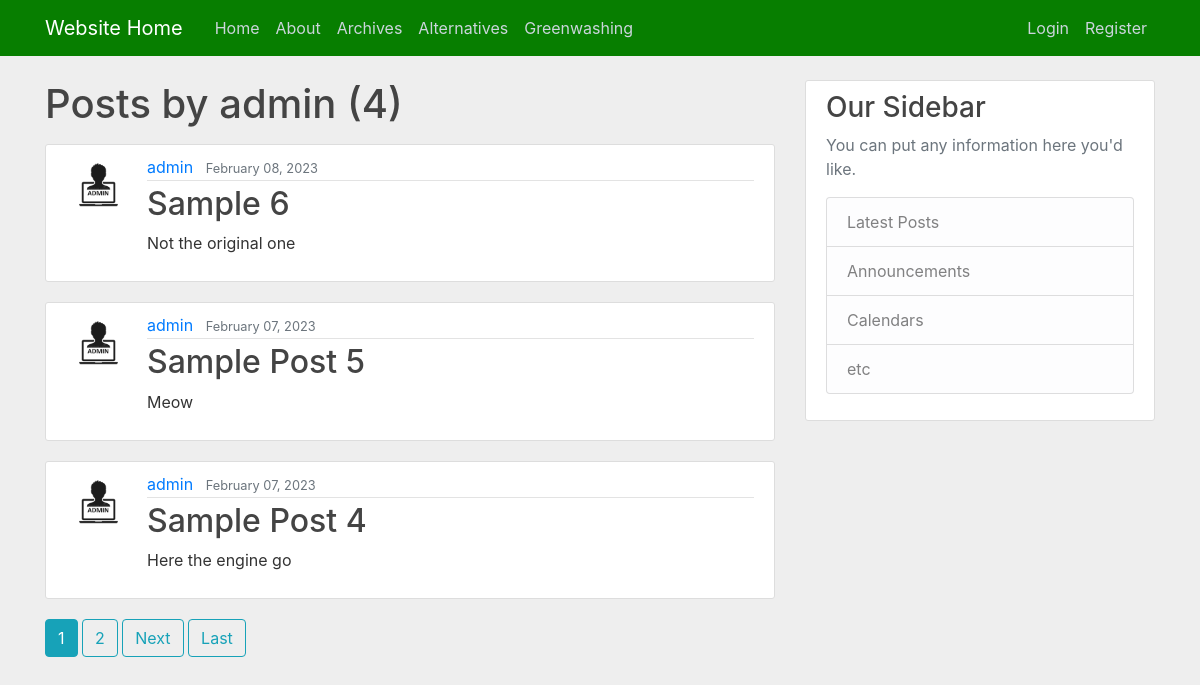
Page /user/admin on the earlier database version.
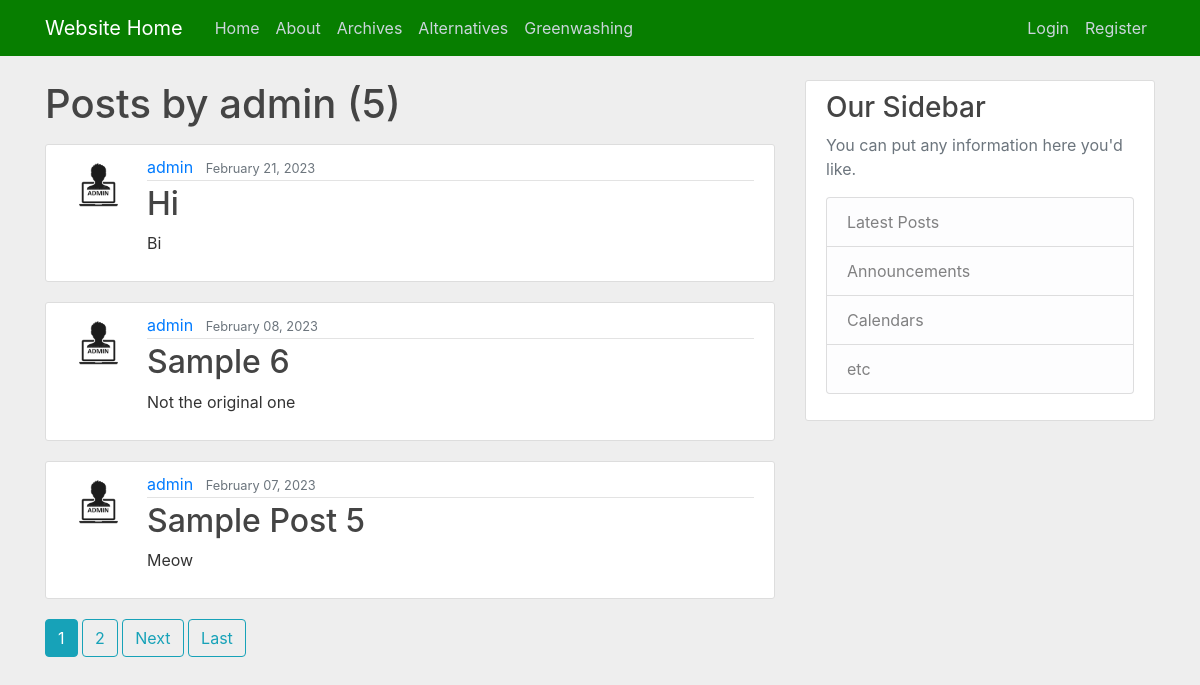
Same page on the later database version.
### website/models.py (models this page shows)
class Posts(models.Model):
    title = models.CharField(max_length=100)
    content = models.TextField()
    date_posted = models.DateTimeField(default=timezone.now)
    author = models.ForeignKey(User, on_delete=models.CASCADE)

### users/models.py (models this page shows, shortened)
class Profile(models.Model):
    user = models.OneToOneField(User, on_delete=models.CASCADE)
    image = models.ImageField(default='default.jpg', upload_to='profile_pics')

### website/views.py (the view)
# urls.py: path('user/<str:username>', UserPostListView.as_view(), name='user-posts'),
class UserPostListView(ListView):
    model = Posts
    template_name = 'website/user_posts.html' #<app>/<model>_<viewtype>.html
    context_object_name = 'posts'
    paginate_by = 3
    def get_queryset(self):
        user = get_object_or_404(User, username=self.kwargs.get('username'))
        return Posts.objects.filter(author=user).order_by('-date_posted')

### website/templates/website/user_posts.html (shortened to what this page needs)
{% extends "website/base.html" %}
{% block content %}
<h1 class="mb-3" >Posts by {{ view.kwargs.username }} ({{ page_obj.paginator.count }})</h1>
    {% for posts in posts %}
    <article class="media content-section">
       <img class="rounded-circle article-img" src="{{ posts.author.profile.image.url }}">
    <div class="media-body">
        <div class="article-metadata">
        <a class="mr-2" href="{% url 'user-posts' posts.author.username %}">{{ posts.author }}</a>
        <small class="text-muted">{{ posts.date_posted|date:"F d, Y" }}</small>
        </div>
        <h2><a class="article-title" href="{% url 'post-detail' posts.id %}">{{ posts.title }}</a></h2>
        <p class="article-content">{{ posts.content }}</p>
    </div>
    </article>
    {% endfor %}
    {% if is_paginated %}
      {% for num in page_obj.paginator.page_range %}
        {% if page_obj.number == num %}
          <a class="btn btn-info mb-4" href="?page={{ num }}">{{ num }}</a>
        {% elif num > page_obj.number|add:'-3' and num < page_obj.number|add:'3' %}
          <a class="btn btn-outline-info mb-4" href="?page={{ num }}">{{ num }}</a>
        {% endif %}
      {% endfor %}
      {% if page_obj.has_next %}
        <a class="btn btn-outline-info mb-4" href="?page={{ page_obj.next_page_number }}">Next</a>
        <a class="btn btn-outline-info mb-4" href="?page={{ page_obj.paginator.num_pages }}">Last</a>
      {% endif %}
    {% endif %}
{% endblock content %}

### website/templates/website/base.html (shortened to what this page needs)
{% load static %}
<!DOCTYPE html>
<html>
<head>
    <link rel="stylesheet" href="https://cdn.jsdelivr.net/npm/bootstrap@4.0.0/dist/css/bootstrap.min.css">
    <link rel="stylesheet" type="text/css" href="{% static 'website/main.css' %}" >
</head>
<body>
<header class="site-header">
  <nav class="navbar navbar-expand-md navbar-dark bg-steel fixed-top">
    <div class="container">
      <a class="navbar-brand mr-4" href="{% url 'website-home' %}">Website Home</a>
      <div class="collapse navbar-collapse" id="navbarToggle">
        <div class="navbar-nav mr-auto">
          <a class="nav-item nav-link" href="{% url 'website-home' %}">Home</a>
          <a class="nav-item nav-link" href="{% url 'website-about' %}">About</a>
            <a class="nav-item nav-link" href="{% url 'website-archives' %}">Archives</a>
            <a class="nav-item nav-link" href="{% url 'website-alternatives' %}">Alternatives</a>
            <a class="nav-item nav-link" href="{% url 'website-greenwashing' %}">Greenwashing</a>
        </div>
        <div class="navbar-nav">
            {% if user.is_authenticated %}
             <a class="nav-item nav-link" href="{% url 'post-create' %}">New Post</a>
             <a class="nav-item nav-link" href="{% url 'profile' %}">Profile</a>
             <a class="nav-item nav-link" href="{% url 'logout' %}">Logout</a>
            {% else %}
             <a class="nav-item nav-link" href="{% url 'login' %}">Login</a>
             <a class="nav-item nav-link" href="{% url 'register' %}">Register</a>
            {% endif %}
        </div>
      </div>
    </div>
  </nav>
</header>
<main role="main" class="container">
  <div class="row">
    <div class="col-md-8">
      {% block content %}{% endblock %}
    </div>
    <div class="col-md-4">
      <div class="content-section">
        <h3>Our Sidebar</h3>
        <p class='text-muted'>You can put any information here you'd like.
          <ul class="list-group">
            <li class="list-group-item list-group-item-light">Latest Posts</li>
            <li class="list-group-item list-group-item-light">Announcements</li>
            <li class="list-group-item list-group-item-light">Calendars</li>
            <li class="list-group-item list-group-item-light">etc</li>
          </ul>
        </p>
      </div>
    </div>
  </div>
</main>
</body>
</html>

### website/static/website/main.css (style rules this page uses)
body { background: #eeeeee; color: #333333; margin-top: 5rem; }
h1, h2, h3, h4, h5, h6 { color: #444444; }
ul { margin: 0; }
.bg-steel { background-color: #077E00; }
.site-header .navbar-nav .nav-link { color: #cbd5db; }
.content-section { background: #ffffff; padding: 10px 20px; border: 1px solid #dddddd; border-radius: 3px; margin-bottom: 20px; }
.article-title { color: #444444; }
.article-content { white-space: pre-line; }
.article-img { height: 65px; width: 65px; margin-right: 16px; }
.article-metadata { padding-bottom: 1px; margin-bottom: 4px; border-bottom: 1px solid #e3e3e3 }

Differences in the rows shown:
no longer on this page (row unchanged): Posts: author.profile.image (picture), author "admin", date_posted "February 07, 2023", title "Sample Post 4", content "Here the engine go"
added Posts: author.profile.image (picture), author "admin", date_posted "February 21, 2023", title "Hi", content "Bi"
Other differences:
{{ page_obj.paginator.count }}: "4" → "5"
